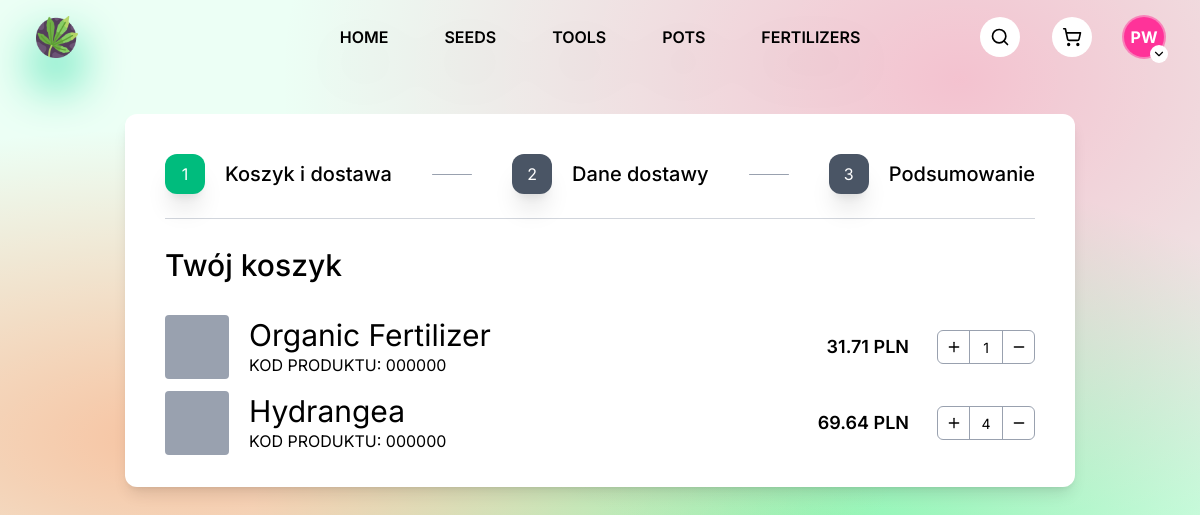
Screenshot of /pages/cart/index.php (signed in) with the database file from the repository.
### tables this page shows
CREATE TABLE cart_items (
  cart_item_id INT PRIMARY KEY AUTO_INCREMENT,
  cart_id      INT NOT NULL,
  product_id   INT NOT NULL,
  quantity     INT NOT NULL,

  FOREIGN KEY (cart_id) REFERENCES carts(cart_id) ON DELETE CASCADE,
  FOREIGN KEY (product_id) REFERENCES products(product_id) ON DELETE CASCADE
);

CREATE TABLE products (
  product_id  INT            PRIMARY KEY AUTO_INCREMENT,
  uuid        VARCHAR(36)    NOT NULL    DEFAULT UUID(),
  price       DECIMAL(10, 2) NOT NULL,
  title       VARCHAR(50)    NOT NULL,
  description TEXT           NOT NULL,
  category_id INT            NOT NULL,
  rating      DECIMAL(2, 1)  NOT NULL,
  pictureFile VARCHAR(10)        NULL,
  in_stock    BOOLEAN        NOT NULL    DEFAULT TRUE,

  FOREIGN KEY (category_id) REFERENCES categories(category_id) ON DELETE CASCADE
);

### pages/cart/index.php (the view, shortened to what this page needs)
<?php
require_once __DIR__ . '/../../php/db.php';
$user = null;
if (isset($_SESSION['user_id'])) {
    $user_id = $_SESSION['user_id'];
    $stmt = $db_o->prepare("SELECT * FROM users WHERE user_id = ?");
    $stmt->bind_param("i", $user_id);
    $stmt->execute();
    $result = $stmt->get_result();
    if ($result->num_rows > 0) {
        $user = $result->fetch_assoc();
    }
}
?>
<!DOCTYPE html>
<html lang="en">
<head>
    <link rel="stylesheet" href="./styles.css" />
    <script src="https://unpkg.com/@tailwindcss/browser@4.1.7"></script>
</head>
<body class="font-[Inter]">
    <div class="relative h-dvh">
        <nav class="px-[3vw] py-4 grid place-items-center grid-cols-3">
            <div class="justify-self-start">
                <a href="../home/index.php" class="drop-shadow-2xl drop-shadow-emerald-400 transition duration-200 hover:drop-shadow-lime-400">
                    <img src="../../public/images/icon.png" alt="growzone icon" width="42" />
                </a>
            </div>
            <div class="justify-self-center flex gap-10 font-semibold uppercase drop-shadow-2xl">
                <a href="../home/index.php" class="hover:text-white transition-colors rounded-lg hover:bg-black px-2 py-1">Home</a>
                <a href="../search/index.php?category=seeds" class="hover:text-white transition-colors rounded-lg hover:bg-black px-2 py-1">Seeds</a>
                <a href="../search/index.php?category=tools" class="hover:text-white transition-colors rounded-lg hover:bg-black px-2 py-1">Tools</a>
                <a href="../search/index.php?category=pots" class="hover:text-white transition-colors rounded-lg hover:bg-black px-2 py-1">Pots</a>
                <a href="../search/index.php?category=fertilizers" class="hover:text-white transition-colors rounded-lg hover:bg-black px-2 py-1">Fertilizers</a>
            </div>
            <div class="justify-self-end flex gap-8">
                <a href="../search/index.php" class="size-10 p-2.5 grid place-items-center bg-white rounded-full cursor-pointer transition hover:bg-black hover:*:stroke-white">
                    <i data-lucide="search" class="size-full transition"></i>
                </a>
                <a href="../cart/index.php" class="size-10 p-2.5 grid place-items-center bg-white rounded-full cursor-pointer transition hover:bg-black hover:*:stroke-white">
                    <i data-lucide="shopping-cart" class="size-full transition"></i>
                </a>
                <div class="relative group">
                    <button class="size-10 cursor-pointer relative">
                        <span class="avatar [--primary:var(--color-neutral-300)] bg-[var(--primary)] ring-2 ring-[var(--primary)]/50 font-bold text-white size-full rounded-full grid place-items-center" data-first-name="<?= htmlspecialchars($user['first_name']) ?>" data-last-name="<?= htmlspecialchars($user['last_name']) ?>">-</span>
                        <div class="absolute bg-white p-0.5 rounded-full grid place-items-center -bottom-1.5 -right-1">
                            <i data-lucide="chevron-down" class="size-[14px]"></i>
                        </div>
                    </button>
                    </div>
                </div>
            </nav>
            <main class="flex justify-center items-center mt-10">
                <div class="flex flex-col gap-3 bg-white rounded-xl shadow-lg py-4 px-10 max-w-[1100px] w-2/3 min-w-[950px]">
                    <menu class="flex items-center gap-10 py-6 border-b border-gray-300">
                        <div class="flex items-center gap-5">
                            <div data-active class="group grid place-items-center aspect-square shadow-xl bg-gray-600 data-active:bg-emerald-500 h-10 rounded-xl text-white">
                                <p class="group-data-done:hidden">1</p>
                            </div>
                            <p class="text-xl font-medium">Koszyk i dostawa</p>
                        </div>
                        <div class="h-[1px] flex-1 bg-gray-400 rounded-md"></div>
                        <div class="flex items-center gap-5">
                            <div class="grid place-items-center aspect-square shadow-xl bg-gray-600 data-active:bg-emerald-500 h-10 rounded-xl text-white">2</div>
                            <p class="text-xl font-medium">Dane dostawy</p>
                        </div>
                        <div class="h-[1px] flex-1 bg-gray-400 rounded-md"></div>
                        <div class="flex items-center gap-5">
                            <div class="grid place-items-center aspect-square shadow-xl bg-gray-600 data-active:bg-emerald-500 h-10 rounded-xl text-white">3</div>
                            <p class="text-xl font-medium">Podsumowanie</p>
                        </div>
                    </menu>
                    <section class="flex flex-col gap-8 py-4">
                        <h1 class="text-3xl font-medium">Twój koszyk</h3>
                        <ul class="flex flex-col gap-3">
                            <?php
                            $stmt = $db_o->prepare('SELECT * FROM carts WHERE user_id = ?');
                            $stmt->bind_param('i', $user_id);
                            $stmt->execute();
                            $cart_id = $stmt->get_result()->fetch_assoc()['cart_id'];
                            $stmt = $db_o->prepare('SELECT _ci.quantity, _p.* FROM cart_items _ci INNER JOIN products _p ON _ci.product_id = _p.product_id WHERE cart_id = ?');
                            $stmt->bind_param('i', $cart_id);
                            $stmt->execute();
                            $cart_items = $stmt->get_result()->fetch_all(MYSQLI_ASSOC);
                            ?>
                        <?php foreach ($cart_items as $cart_item) { ?>
                            <li data-product-price="<?= htmlspecialchars($cart_item['price']) ?>" data-product-id="<?= htmlspecialchars($cart_item['product_id']) ?>" class="flex items-center justify-between">
                                <div class="flex gap-5">
                                    <div class="size-16 bg-gray-400 rounded-sm"></div>
                                    <div class="flex flex-col justify-center">
                                        <h2 class="text-3xl"><?= htmlspecialchars($cart_item['title']) ?></h2>
                                        <p class="uppercase">kod produktu: <span>000000</span></p>
                                    </div>
                                </div>
                                <div class="flex items-center gap-7">
                                    <div class="flex gap-4 pl-8 items-center">
                                        <p data-price="true" class="text-lg font-semibold"><span><?= htmlspecialchars(number_format($cart_item['price'] * $cart_item['quantity'], 2)) ?></span> PLN</p>
                                    </div>
                                    <div class="flex items-center border border-gray-400 rounded-md">
                                        <button data-action="increase" class="grid place-items-center cursor-pointer border-r border-gray-400 size-8">
                                            <i data-lucide="plus" class="size-4 font-normal pointer-events-none"></i>
                                        </button>
                                        <input disabled value="<?= htmlspecialchars($cart_item['quantity']) ?>" class="grid place-items-center size-8 text-sm" />
                                        <button data-action="decrease" class="grid place-items-center cursor-pointer border-l border-gray-400 size-8">
                                            <i data-lucide="minus" class="size-4 font-normal pointer-events-none"></i>
                                        </button>
                                    </div>
                                </div>
                            </li>
                            <?php }; ?>
                        </ul>
                    </section>
                </div>
            </div>
</body>
</html>

### rows the page displays
cart_items: product.title "Organic Fertilizer", $cart_item['price']*$cart_item['quantity'] "31.71", quantity "1"
cart_items: product.title "Hydrangea", $cart_item['price'] * $cart_item['quantity'] "69.64", quantity "4"
